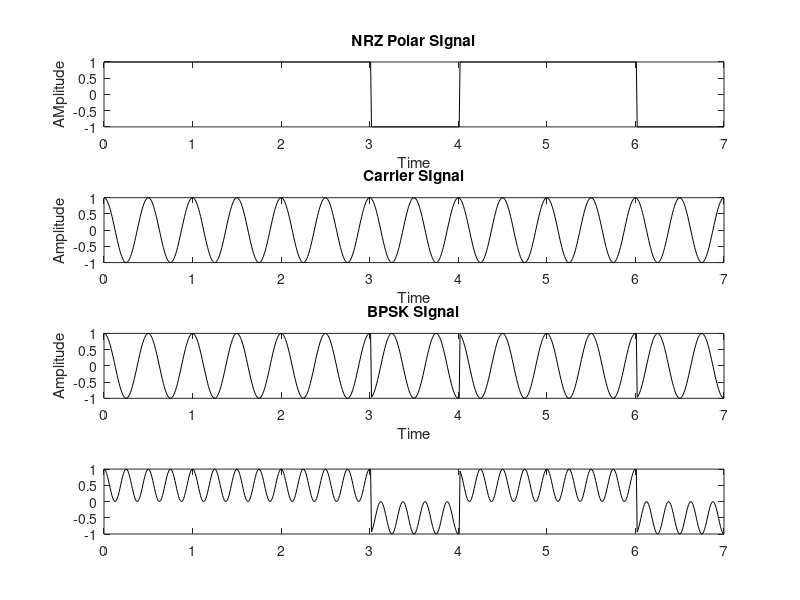

MATLAB code to generate this figure: (Note: this script raises an error after producing the figure.)
clc;
close all;
clear all;
N = 6; %equal to no.of bits in b
b = randi([0 1], 1, N);
d = 1;%initial bit
dc = [];
for i=1:length(b)
    dc = [dc d];%concate
    d = not(xor(d,b(i)));
end
dc = [dc d];%concate last bit/ merge

%% NRZ Polar line coding
for ii=1:length(dc)
    if dc(ii) == 1
        nn(ii)= 1;
    else
        nn(ii)=-1;
    end
end

%% pulse shaping
s = 100;
i=1;
t = 0:1/s:length(dc);
for j=1:length(t)
    if t(j)<=i
        m(j)=nn(i);
    else
        m(j)=nn(i);
        i=i+1;
    end
end

subplot(411);
plot(t,m,'k-');
xlabel("Time");
ylabel("AMplitude");
title("NRZ Polar SIgnal"); 

%% Carrier
c = cos(2*pi*2*t);
subplot(412);
plot(t,c,'k-');
xlabel("Time");
ylabel("Amplitude");
title("Carrier SIgnal");

%% BPSK
x = m.*c;
subplot(413);
plot(t,x,'k-');
xlabel("Time");
ylabel("Amplitude");
title("BPSK SIgnal");

%% COherent detection
y=x;
y1 = y.*c; %to remove carier
subplot(414);
plot(t,y1,'k-');

%% integrator 
int_op = [];
for ii=0:s:length(y1)-s  
    int_o = (1/s)*trapz(y1(ii+1:ii+s));
    int_op = [int_op int_o];
end

%%Hard decision
det = (round(int_op,1)>=0);

%% Differential deduction
for ii=1:length(det)-1
    if det(ii) == det(ii+1)
        op(ii) = 1;
    else
        op(ii) = 0;
    end
end

figure(2);
stem(op);
